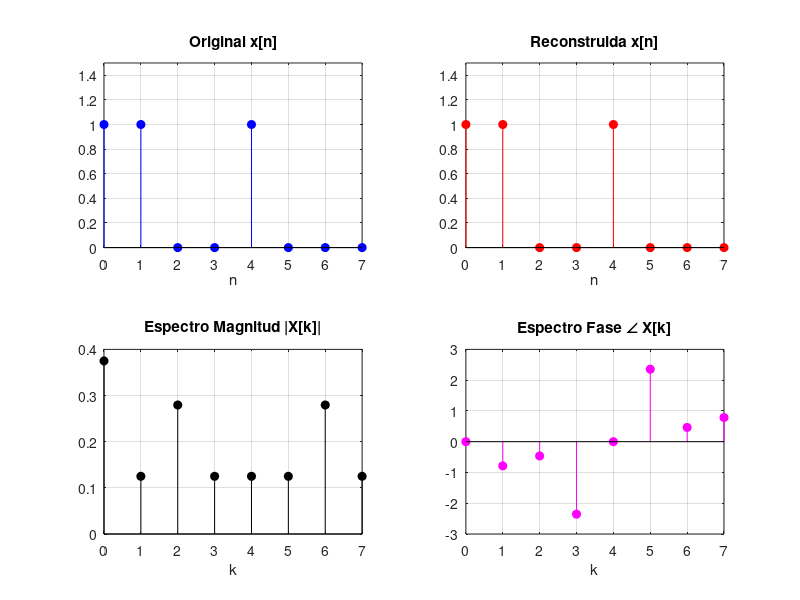
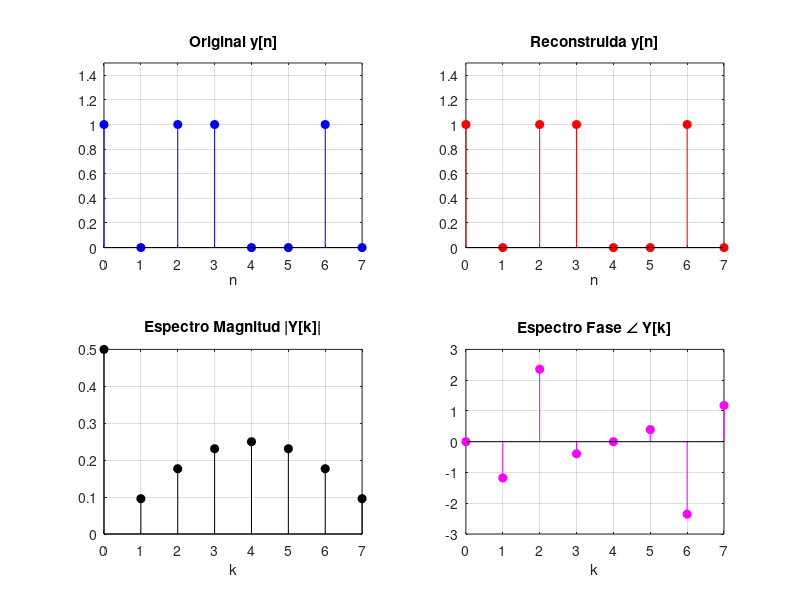

MATLAB code to generate these figures, in order:
clc; clear; close all;

% --- Parámetros y secuencias iniciales ---
N = 8;
n = 0:N-1;
k = 0:N-1;

x = [1, 1, 0, 0, 1, 0, 0, 0];
y = [1, 0, 1, 1, 0, 0, 1, 0];

% =========================================================================
% 1. IMPLEMENTACIÓN DE LA DTFS (Análisis y Síntesis)
% =========================================================================

% Fórmulas de Análisis (Cálculo de los coeficientes X[k] y Y[k])
X = zeros(1, N); Y = zeros(1, N);
for kv = 0:N-1
    X(kv+1) = (1/N) * sum(x .* exp(-1j * (2*pi/N) * kv .* n));
    Y(kv+1) = (1/N) * sum(y .* exp(-1j * (2*pi/N) * kv .* n));
end

% Fórmulas de Síntesis (Reconstrucción de x[n] y y[n])
x_rec = zeros(1, N); y_rec = zeros(1, N);
for nv = 0:N-1
    x_rec(nv+1) = sum(X .* exp(1j * (2*pi/N) * k .* nv));
    y_rec(nv+1) = sum(Y .* exp(1j * (2*pi/N) * k .* nv));
end

% Se toma la parte real para limpiar errores numéricos de punto flotante
x_rec = real(x_rec); 
y_rec = real(y_rec);

% =========================================================================
% 2. VERIFICACIÓN NUMÉRICA DE PROPIEDADES
% =========================================================================
disp('--- Verificación de Propiedades de la DTFS ---');
disp('(Nota: Los errores numéricos del orden de 1e-15 se consideran cero)');

% A. Linealidad: DTFS(ax + by) = a*DTFS(x) + b*DTFS(y)
a = 2; b = 3; % Constantes arbitrarias
sec_lin = a*x + b*y;
DTFS_lin = zeros(1, N);
for kv = 0:N-1
    DTFS_lin(kv+1) = (1/N) * sum(sec_lin .* exp(-1j * (2*pi/N) * kv .* n));
end
DTFS_lin_prop = a*X + b*Y;
err_linealidad = max(abs(DTFS_lin - DTFS_lin_prop));
fprintf('Error de Linealidad: %e\n', err_linealidad);

% B. Desplazamiento
n0 = 2; % Desplazamiento arbitrario
x_shift = circshift(x, n0);
X_shift = zeros(1, N);
for kv = 0:N-1
    X_shift(kv+1) = (1/N) * sum(x_shift .* exp(-1j * (2*pi/N) * kv .* n));
end
% Verificación de magnitud
err_mag = max(abs(abs(X_shift) - abs(X)));
% Verificación de fase (comparando la forma exponencial compleja)
X_shift_prop = X .* exp(-1j * (2*pi/N) * k * n0);
err_fase = max(abs(X_shift - X_shift_prop));

fprintf('Error Desplazamiento (Magnitud): %e\n', err_mag);
fprintf('Error Desplazamiento (Fase/Complejo): %e\n', err_fase);

% C. Multiplicación (Convolución circular en frecuencia)
sec_mult = x .* y;
DTFS_mult = zeros(1, N);
for kv = 0:N-1
    DTFS_mult(kv+1) = (1/N) * sum(sec_mult .* exp(-1j * (2*pi/N) * kv .* n));
end
% Convolución circular usando la función nativa cconv de MATLAB
DTFS_mult_prop = cconv(X, Y, N);
err_mult = max(abs(DTFS_mult - DTFS_mult_prop));
fprintf('Error Multiplicación (Conv. Circular): %e\n', err_mult);

% Verificación de Reconstrucción Exacta
err_rec_x = max(abs(x - x_rec));
err_rec_y = max(abs(y - y_rec));
fprintf('Error Reconstrucción x[n]: %e\n', err_rec_x);
fprintf('Error Reconstrucción y[n]: %e\n\n', err_rec_y);

% =========================================================================
% 3. GRÁFICOS DE MAGNITUD, FASE Y RECONSTRUCCIÓN
% =========================================================================

% Limpieza de ruido numérico en la fase para que las gráficas sean legibles
X_phase = angle(X); X_phase(abs(X) < 1e-10) = 0;
Y_phase = angle(Y); Y_phase(abs(Y) < 1e-10) = 0;

% Figura 1: Análisis de x[n]
figure('Name', 'Análisis de x[n]', 'Color', 'w');
subplot(2,2,1); stem(n, x, 'filled', 'b'); 
title('Original x[n]'); xlabel('n'); ylim([0 1.5]); grid on;
subplot(2,2,2); stem(n, x_rec, 'filled', 'r'); 
title('Reconstruida x[n]'); xlabel('n'); ylim([0 1.5]); grid on;
subplot(2,2,3); stem(k, abs(X), 'filled', 'k'); 
title('Espectro Magnitud |X[k]|'); xlabel('k'); grid on;
subplot(2,2,4); stem(k, X_phase, 'filled', 'm'); 
title('Espectro Fase \angle X[k]'); xlabel('k'); grid on;

% Figura 2: Análisis de y[n]
figure('Name', 'Análisis de y[n]', 'Color', 'w');
subplot(2,2,1); stem(n, y, 'filled', 'b'); 
title('Original y[n]'); xlabel('n'); ylim([0 1.5]); grid on;
subplot(2,2,2); stem(n, y_rec, 'filled', 'r'); 
title('Reconstruida y[n]'); xlabel('n'); ylim([0 1.5]); grid on;
subplot(2,2,3); stem(k, abs(Y), 'filled', 'k'); 
title('Espectro Magnitud |Y[k]|'); xlabel('k'); grid on;
subplot(2,2,4); stem(k, Y_phase, 'filled', 'm'); 
title('Espectro Fase \angle Y[k]'); xlabel('k'); grid on;
